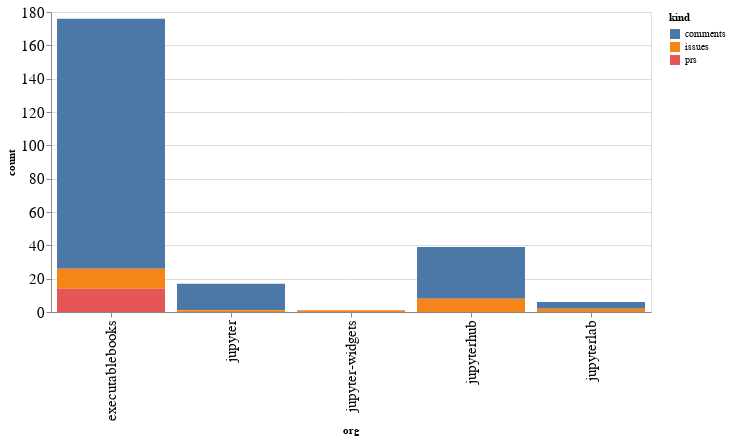

Here is the notebook cell this chart was saved with:
### Code cell
alt.Chart(org_summaries, width=600).mark_bar().encode(
    x='org',
    y='count',
    color='kind',
    tooltip="org"
)

### Figure 1 — Vega-Lite specification as saved in the notebook (floating-point values rounded to 4 significant figures)
{"config": {"axisLeft": {"labelFontSize": 15}, "axisBottom": {"labelFontSize": 15}}, "data": {"name": "data-5c9837b53ee40ad5a554d0bda37cbfb6"}, "mark": "bar", "encoding": {"color": {"type": "nominal", "field": "kind"}, "tooltip": {"type": "nominal", "field": "org"}, "x": {"type": "nominal", "field": "org"}, "y": {"type": "quantitative", "field": "count"}}, "width": 600, "$schema": "https://vega.github.io/schema/vega-lite/v4.8.1.json", "datasets": {"data-5c9837b53ee40ad5a554d0bda37cbfb6": [{"org": "executablebooks", "kind": "comments", "count": 150}, {"org": "executablebooks", "kind": "issues", "count": 12}, {"org": "executablebooks", "kind": "prs", "count": 14}, {"org": "jupyter", "kind": "comments", "count": 16}, {"org": "jupyter", "kind": "issues", "count": 1}, {"org": "jupyter-widgets", "kind": "issues", "count": 1}, {"org": "jupyterhub", "kind": "comments", "count": 31}, {"org": "jupyterhub", "kind": "issues", "count": 8}, {"org": "jupyterlab", "kind": "comments", "count": 4}, {"org": "jupyterlab", "kind": "issues", "count": 2}]}}
